Frame 1 (no input): blank canvas, image omitted
Frame 60 (the mouse pressed at the canvas centre just before this capture): blank canvas, image omitted
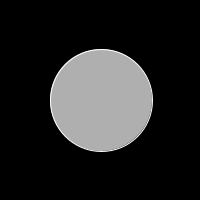
Frame 120 (the mouse held since frame 60 and released just before this capture)

The Processing sketch whose frames 1 and 60 were blank and that drew this single picture after the mouse press (run headless with seeded random() and noise(); from frame 60 on, the mouse is pressed at the canvas centre):

// Processing sketch: processing_101072
// ── processing_101072.pde

int circleSize = 0;
int circleX = 100;
int circleY = 100;
void setup() {
size(200,200);
}
void draw() {
  background(0);
stroke(255);
fill(175);
ellipse(circleX,circleY,circleSize,circleSize);
circleX=mouseX+1;
circleSize=circleX+1;
}
